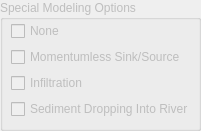
  <widget class="QGroupBox" name="groupBox_11">
   <property name="enabled">
    <bool>false</bool>
   </property>
   <property name="geometry">
    <rect>
     <x>20</x>
     <y>570</y>
     <width>201</width>
     <height>131</height>
    </rect>
   </property>
   <property name="title">
    <string>Special Modeling Options</string>
   </property>
   <widget class="QWidget" name="layoutWidget">
    <property name="geometry">
     <rect>
      <x>11</x>
      <y>21</y>
      <width>202</width>
      <height>99</height>
     </rect>
    </property>
    <layout class="QGridLayout" name="gridLayout_3">
     <item row="2" column="0">
      <widget class="QCheckBox" name="rbtnSpecialInfiltration">
       <property name="text">
        <string>Infiltration</string>
       </property>
      </widget>
     </item>
     <item row="1" column="0">
      <widget class="QCheckBox" name="rbtnSpecialMomentumless">
       <property name="text">
        <string>Momentumless Sink/Source</string>
       </property>
      </widget>
     </item>
     <item row="0" column="0">
      <widget class="QCheckBox" name="rbtnSpecialNone">
       <property name="text">
        <string>None</string>
       </property>
      </widget>
     </item>
     <item row="3" column="0">
      <widget class="QCheckBox" name="rbtnSediInput">
       <property name="text">
        <string>Sediment Dropping Into River</string>
       </property>
      </widget>
     </item>
    </layout>
   </widget>
  </widget>
